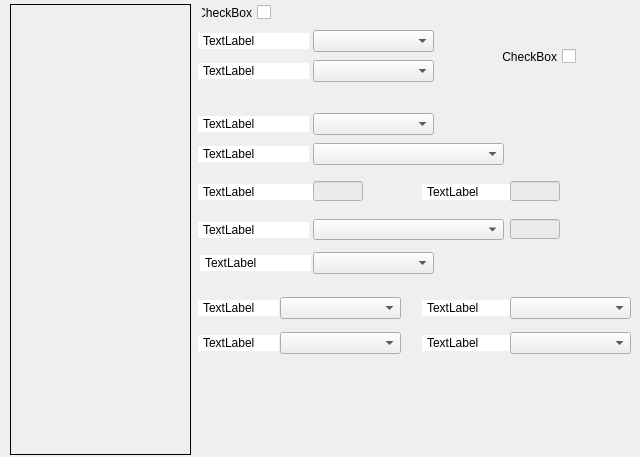
<?xml version="1.0" encoding="UTF-8"?>
<ui version="4.0">
 <class>WeaponPanel</class>
 <widget class="QWidget" name="WeaponPanel">
  <property name="geometry">
   <rect>
    <x>0</x>
    <y>0</y>
    <width>640</width>
    <height>457</height>
   </rect>
  </property>
  <property name="windowTitle">
   <string notr="true">Form</string>
  </property>
  <property name="styleSheet">
   <string notr="true">QLabel{
	background-color: white;
	padding: 2 2 2 2;
	text-align: left;
}
QLineEdit{
	background-color: rgba(233, 233, 233, 220);
}</string>
  </property>
  <widget class="QListWidget" name="slotSelection">
   <property name="geometry">
    <rect>
     <x>10</x>
     <y>4</y>
     <width>181</width>
     <height>451</height>
    </rect>
   </property>
   <property name="font">
    <font>
     <family>MS Sans Serif</family>
     <pointsize>8</pointsize>
    </font>
   </property>
   <property name="styleSheet">
    <string notr="true">QListWidget{background-color: rgba(255, 255, 255, 0);}
QListWidget::item{background-color: rgba(233, 233, 233, 220);}
QListWidget::item:selected{background-color: rgba(50, 150, 255, 220);}</string>
   </property>
   <property name="frameShape">
    <enum>QFrame::Box</enum>
   </property>
   <property name="frameShadow">
    <enum>QFrame::Plain</enum>
   </property>
  </widget>
  <widget class="MyLabel" name="weaponType_Text">
   <property name="geometry">
    <rect>
     <x>198</x>
     <y>33</y>
     <width>111</width>
     <height>16</height>
    </rect>
   </property>
   <property name="text">
    <string notr="true">TextLabel</string>
   </property>
  </widget>
  <widget class="MyLabel" name="weaponName_Text">
   <property name="geometry">
    <rect>
     <x>198</x>
     <y>63</y>
     <width>111</width>
     <height>16</height>
    </rect>
   </property>
   <property name="text">
    <string notr="true">TextLabel</string>
   </property>
  </widget>
  <widget class="QCheckBox" name="available">
   <property name="geometry">
    <rect>
     <x>201</x>
     <y>4</y>
     <width>70</width>
     <height>17</height>
    </rect>
   </property>
   <property name="layoutDirection">
    <enum>Qt::RightToLeft</enum>
   </property>
   <property name="text">
    <string notr="true">CheckBox</string>
   </property>
  </widget>
  <widget class="MyLabel" name="equippedChar_Text">
   <property name="geometry">
    <rect>
     <x>198</x>
     <y>116</y>
     <width>111</width>
     <height>16</height>
    </rect>
   </property>
   <property name="text">
    <string notr="true">TextLabel</string>
   </property>
  </widget>
  <widget class="MyLabel" name="damageType_Text">
   <property name="geometry">
    <rect>
     <x>198</x>
     <y>146</y>
     <width>111</width>
     <height>16</height>
    </rect>
   </property>
   <property name="text">
    <string notr="true">TextLabel</string>
   </property>
  </widget>
  <widget class="MyLabel" name="attack_Text">
   <property name="geometry">
    <rect>
     <x>198</x>
     <y>184</y>
     <width>121</width>
     <height>16</height>
    </rect>
   </property>
   <property name="text">
    <string notr="true">TextLabel</string>
   </property>
  </widget>
  <widget class="MyLabel" name="weaponModel_Text">
   <property name="geometry">
    <rect>
     <x>198</x>
     <y>222</y>
     <width>111</width>
     <height>16</height>
    </rect>
   </property>
   <property name="text">
    <string notr="true">TextLabel</string>
   </property>
  </widget>
  <widget class="MyLabel" name="slotCnt_Text">
   <property name="geometry">
    <rect>
     <x>200</x>
     <y>255</y>
     <width>111</width>
     <height>16</height>
    </rect>
   </property>
   <property name="text">
    <string notr="true">TextLabel</string>
   </property>
  </widget>
  <widget class="MyLabel" name="ability1_Text">
   <property name="geometry">
    <rect>
     <x>198</x>
     <y>300</y>
     <width>81</width>
     <height>16</height>
    </rect>
   </property>
   <property name="text">
    <string notr="true">TextLabel</string>
   </property>
  </widget>
  <widget class="MyLabel" name="ability2_Text">
   <property name="geometry">
    <rect>
     <x>422</x>
     <y>300</y>
     <width>91</width>
     <height>16</height>
    </rect>
   </property>
   <property name="text">
    <string notr="true">TextLabel</string>
   </property>
  </widget>
  <widget class="MyLabel" name="ability3_Text">
   <property name="geometry">
    <rect>
     <x>198</x>
     <y>335</y>
     <width>81</width>
     <height>16</height>
    </rect>
   </property>
   <property name="text">
    <string notr="true">TextLabel</string>
   </property>
  </widget>
  <widget class="MyLabel" name="ability4_Text">
   <property name="geometry">
    <rect>
     <x>422</x>
     <y>335</y>
     <width>91</width>
     <height>16</height>
    </rect>
   </property>
   <property name="text">
    <string notr="true">TextLabel</string>
   </property>
  </widget>
  <widget class="QCheckBox" name="armorWeapon">
   <property name="geometry">
    <rect>
     <x>470</x>
     <y>48</y>
     <width>106</width>
     <height>17</height>
    </rect>
   </property>
   <property name="layoutDirection">
    <enum>Qt::RightToLeft</enum>
   </property>
   <property name="text">
    <string notr="true">CheckBox</string>
   </property>
  </widget>
  <widget class="QComboBox" name="weaponType">
   <property name="geometry">
    <rect>
     <x>313</x>
     <y>30</y>
     <width>121</width>
     <height>22</height>
    </rect>
   </property>
   <property name="maxVisibleItems">
    <number>30</number>
   </property>
  </widget>
  <widget class="QComboBox" name="weaponName">
   <property name="geometry">
    <rect>
     <x>313</x>
     <y>60</y>
     <width>121</width>
     <height>22</height>
    </rect>
   </property>
   <property name="maxVisibleItems">
    <number>30</number>
   </property>
  </widget>
  <widget class="QComboBox" name="equippedChar">
   <property name="geometry">
    <rect>
     <x>313</x>
     <y>113</y>
     <width>121</width>
     <height>22</height>
    </rect>
   </property>
   <property name="maxVisibleItems">
    <number>30</number>
   </property>
  </widget>
  <widget class="QComboBox" name="damageType">
   <property name="geometry">
    <rect>
     <x>313</x>
     <y>143</y>
     <width>191</width>
     <height>22</height>
    </rect>
   </property>
   <property name="maxVisibleItems">
    <number>30</number>
   </property>
  </widget>
  <widget class="MyLabel" name="critHit_Text">
   <property name="geometry">
    <rect>
     <x>422</x>
     <y>184</y>
     <width>91</width>
     <height>16</height>
    </rect>
   </property>
   <property name="text">
    <string notr="true">TextLabel</string>
   </property>
  </widget>
  <widget class="QLineEdit" name="attack">
   <property name="geometry">
    <rect>
     <x>313</x>
     <y>181</y>
     <width>50</width>
     <height>20</height>
    </rect>
   </property>
   <property name="inputMask">
    <string notr="true"/>
   </property>
   <property name="text">
    <string notr="true"/>
   </property>
   <property name="placeholderText">
    <string notr="true"/>
   </property>
  </widget>
  <widget class="QLineEdit" name="critHit">
   <property name="geometry">
    <rect>
     <x>510</x>
     <y>181</y>
     <width>50</width>
     <height>20</height>
    </rect>
   </property>
   <property name="inputMask">
    <string notr="true"/>
   </property>
   <property name="text">
    <string notr="true"/>
   </property>
   <property name="placeholderText">
    <string notr="true"/>
   </property>
  </widget>
  <widget class="QLineEdit" name="weaponModelIndex">
   <property name="geometry">
    <rect>
     <x>510</x>
     <y>219</y>
     <width>50</width>
     <height>20</height>
    </rect>
   </property>
   <property name="inputMask">
    <string notr="true"/>
   </property>
   <property name="text">
    <string notr="true"/>
   </property>
   <property name="placeholderText">
    <string notr="true"/>
   </property>
  </widget>
  <widget class="QComboBox" name="weaponModel">
   <property name="geometry">
    <rect>
     <x>313</x>
     <y>219</y>
     <width>191</width>
     <height>21</height>
    </rect>
   </property>
   <property name="maxVisibleItems">
    <number>30</number>
   </property>
   <property name="duplicatesEnabled">
    <bool>true</bool>
   </property>
  </widget>
  <widget class="QComboBox" name="slotCnt">
   <property name="geometry">
    <rect>
     <x>313</x>
     <y>252</y>
     <width>121</width>
     <height>22</height>
    </rect>
   </property>
   <property name="maxVisibleItems">
    <number>30</number>
   </property>
  </widget>
  <widget class="QComboBox" name="ability1">
   <property name="geometry">
    <rect>
     <x>280</x>
     <y>297</y>
     <width>121</width>
     <height>22</height>
    </rect>
   </property>
   <property name="maxVisibleItems">
    <number>30</number>
   </property>
  </widget>
  <widget class="QComboBox" name="ability2">
   <property name="geometry">
    <rect>
     <x>510</x>
     <y>297</y>
     <width>121</width>
     <height>22</height>
    </rect>
   </property>
   <property name="maxVisibleItems">
    <number>30</number>
   </property>
  </widget>
  <widget class="QComboBox" name="ability3">
   <property name="geometry">
    <rect>
     <x>280</x>
     <y>332</y>
     <width>121</width>
     <height>22</height>
    </rect>
   </property>
   <property name="maxVisibleItems">
    <number>30</number>
   </property>
  </widget>
  <widget class="QComboBox" name="ability4">
   <property name="geometry">
    <rect>
     <x>510</x>
     <y>332</y>
     <width>121</width>
     <height>22</height>
    </rect>
   </property>
   <property name="maxVisibleItems">
    <number>30</number>
   </property>
  </widget>
 </widget>
 <customwidgets>
  <customwidget>
   <class>MyLabel</class>
   <extends>QLabel</extends>
   <header>MyLabel.hpp</header>
  </customwidget>
 </customwidgets>
 <resources/>
 <connections/>
</ui>
